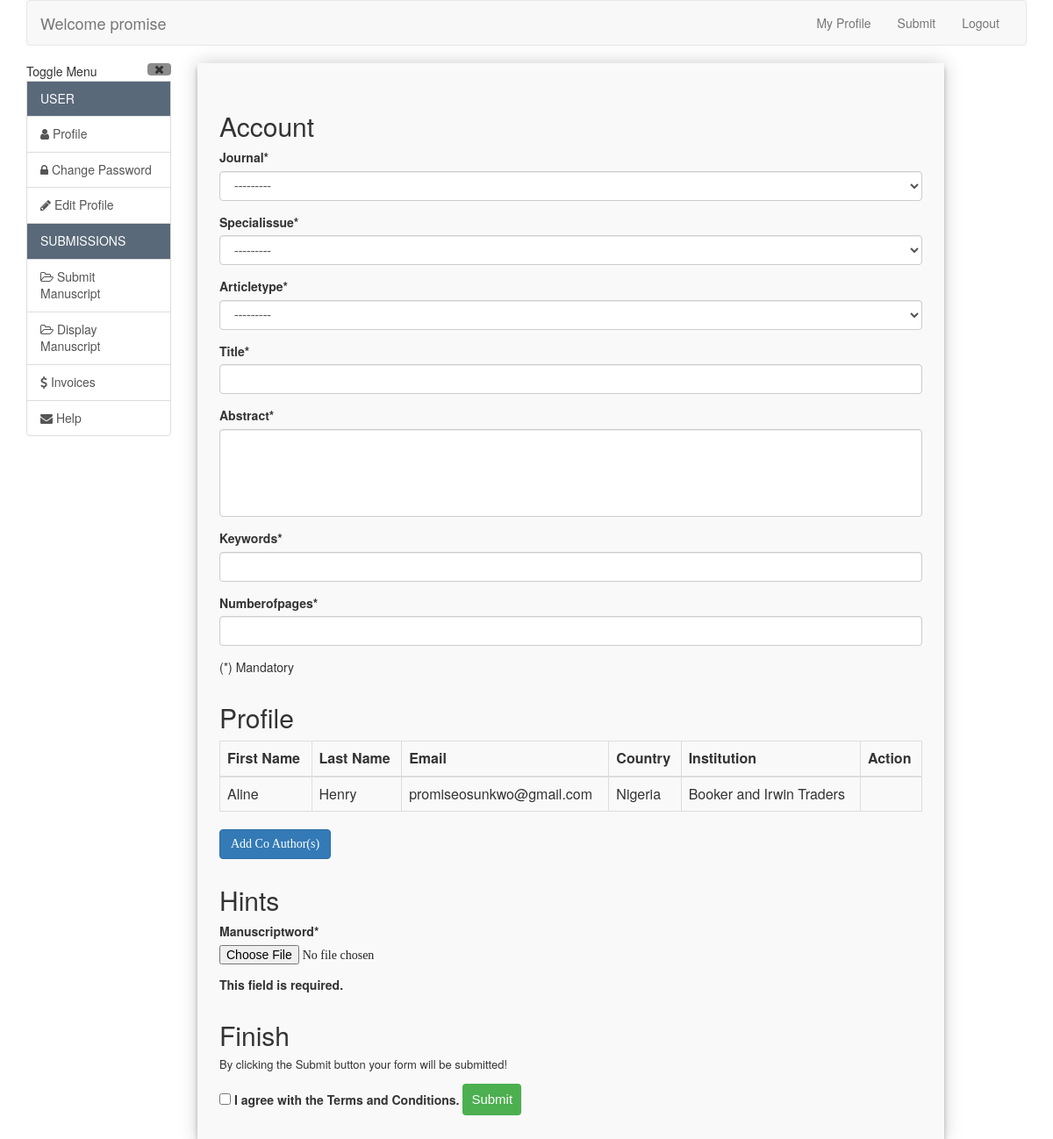
Screenshot of /dashboard/submit/ (signed in) with the database file from the repository.
### journal_app/models.py (models this page shows, shortened)
class SpecialIssue(models.Model):
    journal = models.ForeignKey(Journal, on_delete=models.CASCADE)
    title = models.CharField(max_length=100)
    def __str__(self):
        return self.title

class Journal(models.Model):
    title = models.CharField(max_length=100)
    image = models.FileField(default=True)
    description = models.TextField(default=False)
    def __str__(self):
        return self.title

class Author(models.Model):
    workplace = models.ForeignKey(Work, on_delete=models.CASCADE)
    jobtype = models.ForeignKey(Job, on_delete=models.CASCADE)
    title = models.ForeignKey(Title, on_delete=models.CASCADE)
    first_name = models.CharField(max_length=100)
    last_name = models.CharField(max_length=100)
    organisation = models.CharField(max_length=100)
    department = models.CharField(max_length=100)
    Address = models.CharField(max_length=100)
    City = models.CharField(max_length=100)
    zipcode = models.IntegerField()
    Country = models.ForeignKey(Country, on_delete=models.CASCADE)
    user = models.OneToOneField(User, on_delete=models.CASCADE)

class Country(models.Model):
    title = models.CharField(max_length=100)
    def __str__(self):
        return self.title

### journal_app/views.py (the view, shortened to what this page needs)
# urls.py: path('dashboard/submit/', views.submit_script, name="submit_script"),
def submit_script(request):
        formset = CoauthorFormset(request.POST or None)
        uploadform = UploadsForm(request.POST or None, request.FILES)
        manuscriptform = ManuscriptForm(request.POST or None)
        main_author = Author.objects.get(user=request.user)
        userr = User.objects.get(username=request.user)
        randvalue = random.randint(1,10000000)
        pending_status = Status.objects.get(pk=1)
        try:
            form_user = CoauthorList.objects.get(name = request.user)
        except:
            form_user = CoauthorList.objects.create(name = request.user)
        context = {
            'userr':userr,
            'main_author':main_author,
            'formset':formset,
            'uploadform':uploadform,
            'manuscriptform':manuscriptform
        }
        return render(request, "dashboard/submit_script2.html", context)

### journal_app/forms.py
class UploadsForm(forms.ModelForm):
    class Meta:
        model = Uploads
        fields = '__all__'
        exclude = ('author','date_added','rand')

class ManuscriptForm(forms.ModelForm):
    class Meta:
        model = Manuscript
        fields = '__all__'
        exclude = ('author','date_added','rand','status','published_status')

### journal_app/models.py (called while the page is built)
    def __str__(self):
        return self.title

### journal_app/templates/dashboard/submit_script2.html (shortened to what this page needs)
<!-- {% extends 'dashboard/base.html' %}
{% load crispy_forms_tags %} -->
{% block content %}
<div class="col-lg-10" >
    <form id="contact" action="" method="POST" enctype="multipart/form-data">{% csrf_token %}
    <div>
    <h3>Account</h3>
    <section>
    {{manuscriptform|crispy}}
    <p>(*) Mandatory</p>
    </section>
        <h3>Profile</h3>
        <section>
        <div class="row">
        <div class="col-lg-12">
        <table id="coauthor" class="table table-striped table-bordered table-sm" cellspacing="0" width="100%">
        <thead>
        <tr>
        <th class="th-sm">First Name</th>
        <th class="th-sm">Last Name</th>
        <th class="th-sm">Email</th>
        <th class="th-sm">Country</th>
        <th class="th-sm">Institution</th>
        <th class="th-sm">Action</th>
        </tr>
        </thead>
        <tbody>
        <tr>
        <td>{{main_author.first_name}}</td>
        <td>{{main_author.last_name}}</td>
        <td>{{ userr.email }}</td>
        <td>{{main_author.Country}}</td>
        <td>{{main_author.organisation}}</td>
        </tr>
        </tbody>
        </table>
        </div>
        </div>
        <button type="button" id="add-form" class="btn btn-primary"> Add Co Author(s)</button>
        </section>
    <h3>Hints</h3>
    <section>
    {{uploadform|crispy}}
    </section>
    <h3>Finish</h3>
    <section>
    <h4>By clicking the Submit button your form will be submitted!</h4>
    <input id="acceptTerms" name="acceptTerms" type="checkbox" class="required"> <label for="acceptTerms">I agree with the Terms and Conditions.</label>
    <button type="submit" style="width:auto;" class="btn btn-primary">Submit</button>
    </section>
    </form>
    </div>
</div>
{% endblock content %}

### journal_app/templates/dashboard/base.html (shortened to what this page needs)
    <link rel="stylesheet" href="https://cdnjs.cloudflare.com/ajax/libs/font-awesome/4.7.0/css/font-awesome.min.css">
<link href="//netdna.bootstrapcdn.com/bootstrap/3.1.0/css/bootstrap.min.css" rel="stylesheet" id="bootstrap-css">
<link href="//netdna.bootstrapcdn.com/font-awesome/4.0.3/css/font-awesome.css" rel="stylesheet">
</head>
<body>
    <div class="container">
        <nav class="navbar navbar-default" role="navigation">
        <div class="container-fluid">
        <div class="navbar-header">
        <a class="navbar-brand" href="#">Welcome {{request.user}}</a>
        </div>
        <div class="collapse navbar-collapse" id="bs-example-navbar-collapse-1">
        <ul class="nav navbar-nav navbar-right">
        <li><a href="{% url 'profile'%}">My Profile</a></li>
        <li><a href="#">Submit</a></li>
        <li><a href="{% url 'logout' %}">Logout</a></li>
        </ul>
        </div>
        </div>
        </nav>
        <div class="row">
        <div class="col-lg-2 col-md-3 sidebar">
        <div class="list-group">
        Toggle Menu
        <span class="pull-right " id="slide-submenu">
        <i class="fa fa-times"></i>
        </span>
        <span class="list-group-item bg-primary" style="background-color: rgb(89, 105, 121);">
        USER
        </span>
        <a href="{% url 'profile'%}" class="list-group-item">
        <i class="fa fa-user"></i> Profile
        </a>
        <a href="{% url 'password_change'%}" class="list-group-item">
        <i class="fa fa-lock"></i> Change Password
        </a>
        <a href="{% url 'edit_profile' %}" class="list-group-item">
        <i class="fa fa-pencil"></i> Edit Profile
        </a>
        <span class="list-group-item bg-primary" style="background-color: rgb(89, 105, 121);">
        SUBMISSIONS
        </span>
        <a href="{% url 'submit_script' %}" class="list-group-item">
        <i class="fa fa-folder-open-o"></i> Submit Manuscript
        </a>
        <a href="{% url 'display_script' %}" class="list-group-item">
        <i class="fa fa-folder-open-o"></i> Display Manuscript
        </a>
        <a href="#" class="list-group-item">
        <i class="fa fa-dollar"></i> Invoices
        </a>
        <a href="#" class="list-group-item">
            <i class="fa fa-envelope"></i> Help
            </a>
        </div>
      </div>
        {% block content %}
        {% endblock content %}
        </div>
</body>
</html>

### journal_app/templates/dashboard/base.html (style rules this page uses)
#slide-submenu { background: rgba(0, 0, 0, 0.45); display: inline-block; padding: 0 8px; border-radius: 4px; cursor: pointer; }

### journal_app/templates/dashboard/submit_script2.html (style rules this page uses)
html, button, input, select, textarea { color: #222; }
body { line-height: 1.4; }
textarea { resize: vertical; }
article, aside, details, figcaption, figure, footer, header, hgroup, main, nav, section, summary { display: block; }
html, button, input, select, textarea { font-family: "Titillium Web"; }
body { margin: 0; }
h3 { font-size: 1.17em; margin: 1em 0; }
h4 { font-size: 1em; margin: 1.33em 0; }
b, strong { font-weight: bold; }
p, pre { margin: 1em 0; }
dl, menu, ol, ul { margin: 1em 0; }
menu, ol, ul { padding: 0 0 0 40px; }
nav ul, nav ol { list-style: none; list-style-image: none; }
form { margin: 0; }
button, input, select, textarea { font-size: 100%; margin: 0; vertical-align: baseline; *vertical-align: middle; }
button, input { line-height: normal; }
button, select { text-transform: none; }
button, html input[type="button"], input[type="reset"], input[type="submit"] { -webkit-appearance: button; cursor: pointer; *overflow: visible; }
input[type="checkbox"], input[type="radio"] { box-sizing: border-box; padding: 0; *height: 13px; *width: 13px; }
textarea { overflow: auto; vertical-align: top; }
table { border-collapse: collapse; border-spacing: 0; }
#contact input[type="text"], #contact input[type="email"], #contact input[type="tel"], #contact input[type="url"], #contact textarea, #contact button[type="submit"] { font: 400 12px/16px "Titillium Web", Helvetica, Arial, sans-serif; }
#contact { background: #f9f9f9; padding: 25px; box-shadow: 0 0 20px 0 rgba(0, 0, 0, 0.2), 0 5px 5px 0 rgba(0, 0, 0, 0.24); width: 90%; }
#contact h3 { display: block; font-size: 30px; font-weight: 300; margin-bottom: 10px; }
#contact h4 { margin: 5px 0 15px; display: block; font-size: 13px; font-weight: 400; }
#contact input[type="text"], #contact input[type="email"], #contact input[type="tel"], #contact input[type="url"], #contact textarea { width: 100%; border: 1px solid #ccc; background: #fff; margin: 0 0 5px; padding: 10px; }
#contact textarea { height: 100px; max-width: 100%; resize: none; }
#contact button[type="submit"] { cursor: pointer; width: 100%; border: none; background: #4caf50; color: #fff; margin: 0 0 5px; padding: 10px; font-size: 15px; }
.container { min-height: 100vh; }

### rows the page displays
SpecialIssue: journal "---------"
Author: first_name "Aline", last_name "Henry", Country "Nigeria", organisation "Booker and Irwin Traders"

### other values shown
{{ request.user }} "promise"
{{ userr.email }} "promiseosunkwo@gmail.com"
